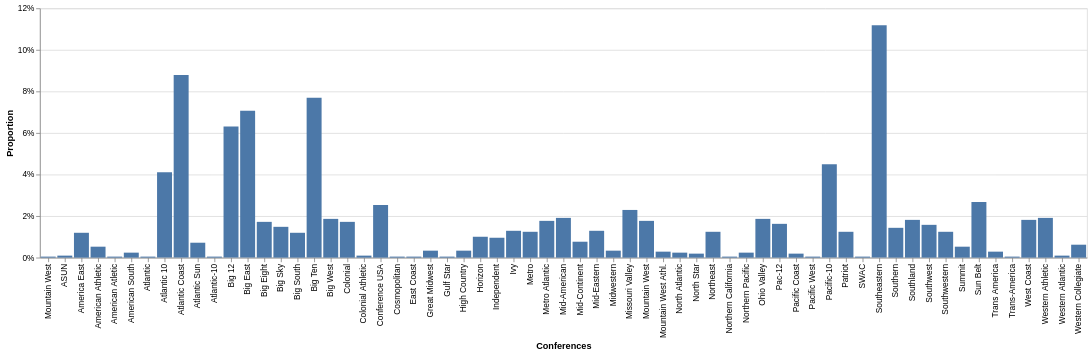

Here is the notebook cell this chart was saved with:
### Code cell
### EDIT THIS CODE CELL FOR PLOT 2 ###
year_prop=(ncaa_new["conference"].value_counts(normalize=True).reset_index())
year_prop.columns=["conference","proportion"]

conf_wins_distribution=alt.Chart(year_prop, title="").mark_bar().encode(
    x=alt.X("conference").title("Conferences").scale(zero=False),
    y=alt.Y("proportion",
    axis=alt.Axis(format="%"),
    title="Proportion")
)
conf_wins_distribution

### Figure 1 — Vega-Lite specification as saved in the notebook (floating-point values rounded to 4 significant figures)
{"config": {"view": {"continuousWidth": 300, "continuousHeight": 300}}, "data": {"name": "data-46639562c7b0ff9b64e1956b752fcc70"}, "mark": {"type": "bar"}, "encoding": {"x": {"field": "conference", "scale": {"zero": false}, "title": "Conferences", "type": "nominal"}, "y": {"axis": {"format": "%"}, "field": "proportion", "title": "Proportion", "type": "quantitative"}}, "title": "", "$schema": "https://vega.github.io/schema/vega-lite/v5.20.1.json", "datasets": {"data-46639562c7b0ff9b64e1956b752fcc70": [{"conference": "Southeastern", "proportion": 0.1119}, {"conference": "Atlantic Coast", "proportion": 0.08795}, {"conference": "Big Ten", "proportion": 0.07696}, {"conference": "Big East", "proportion": 0.07075}, {"conference": "Big 12", "proportion": 0.0631}, {"conference": "Pacific-10", "proportion": 0.04493}, {"conference": "Atlantic 10", "proportion": 0.04111}, {"conference": "Sun Belt", "proportion": 0.02677}, {"conference": "Conference USA", "proportion": 0.02533}, {"conference": "Missouri Valley", "proportion": 0.02294}, {"conference": "Mid-American", "proportion": 0.01912}, {"conference": "Western Athletic", "proportion": 0.01912}, {"conference": "Big West", "proportion": 0.01864}, {"conference": "Ohio Valley", "proportion": 0.01864}, {"conference": "Southland", "proportion": 0.01816}, {"conference": "West Coast", "proportion": 0.01816}, {"conference": "Metro Atlantic", "proportion": 0.01769}, {"conference": "Mountain West", "proportion": 0.01769}, {"conference": "Big Eight", "proportion": 0.01721}, {"conference": "Colonial", "proportion": 0.01721}, {"conference": "Pac-12", "proportion": 0.01625}, {"conference": "Southwest", "proportion": 0.01577}, {"conference": "Big Sky", "proportion": 0.01482}, {"conference": "Southern", "proportion": 0.01434}, {"conference": "Ivy", "proportion": 0.01291}, {"conference": "Mid-Eastern", "proportion": 0.01291}, {"conference": "Southwestern", "proportion": 0.01243}, {"conference": "Metro", "proportion": 0.01243}, {"conference": "Patriot", "proportion": 0.01243}, {"conference": "Northeast", "proportion": 0.01243}, {"conference": "America East", "proportion": 0.01195}, {"conference": "Big South", "proportion": 0.01195}, {"conference": "Horizon", "proportion": 0.01004}, {"conference": "Independent", "proportion": 0.00956}, {"conference": "Mid-Continent", "proportion": 0.007648}, {"conference": "Atlantic Sun", "proportion": 0.00717}, {"conference": "Western Collegiate", "proportion": 0.006214}, {"conference": "American Athletic", "proportion": 0.005258}, {"conference": "Summit", "proportion": 0.005258}, {"conference": "High Country", "proportion": 0.003346}, {"conference": "Midwestern", "proportion": 0.003346}, {"conference": "Great Midwest", "proportion": 0.003346}, {"conference": "Trans America", "proportion": 0.002868}, {"conference": "Mountain West Athl.", "proportion": 0.002868}, {"conference": "American South", "proportion": 0.00239}, {"conference": "Northern Pacific", "proportion": 0.00239}, {"conference": "North Atlantic", "proportion": 0.00239}, {"conference": "North Star", "proportion": 0.001912}, {"conference": "Pacific Coast", "proportion": 0.001912}, {"conference": "Western Atlantic", "proportion": 0.000956}, {"conference": "Colonial Athletic", "proportion": 0.000956}, {"conference": "ASUN", "proportion": 0.000956}, {"conference": "Northern California", "proportion": 0.000478}, {"conference": "Cosmopolitan", "proportion": 0.000478}, {"conference": "East Coast", "proportion": 0.000478}, {"conference": "Gulf Star", "proportion": 0.000478}, {"conference": "Pacific West", "proportion": 0.000478}, {"conference": "Trans-America", "proportion": 0.000478}, {"conference": " Mountain West", "proportion": 0.000478}, {"conference": "American Atletic", "proportion": 0.000478}, {"conference": "Atlantic-10", "proportion": 0.000478}, {"conference": "SWAC", "proportion": 0.000478}, {"conference": "Atlantic", "proportion": 0.000478}]}}
